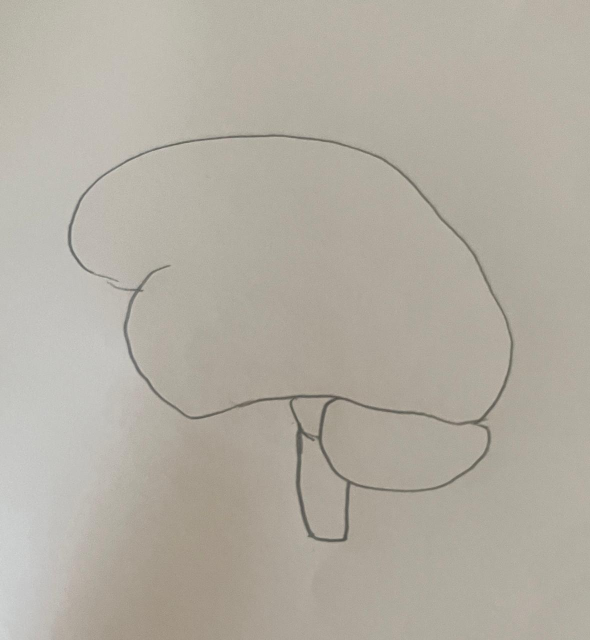
#> input picture backend/deform/assets/sketches/test_brain.jpg, 1180 x 1280 px (shown at 1/2 size)
$ python -i preprocessing.py   (imports and definitions only)
#> lines starting #> are read from the running program, lines starting #| are printed output that depends on the picture; after the words box and inside, x2 and y2 are one past the last pixel; in counts of white or black regions, pixels touching at a corner belong together
from __future__ import annotations

from pathlib import Path
from typing import Tuple

import cv2
import numpy as np
from PIL import Image, ImageOps

from .constants import IMAGENET_MEAN, IMAGENET_STD


# [10 lines left out: function pil_open_rgb, not called in this run]


def square_pad_pil(img: Image.Image, fill: Tuple[int, int, int] = (255, 255, 255)) -> Image.Image:
    """Pad image to square without stretching anatomy."""
    w, h = img.size
    side = max(w, h)
    out = Image.new("RGB", (side, side), fill)
    out.paste(img, ((side - w) // 2, (side - h) // 2))
    return out


def _read_cv2_with_alpha_on_white(path: str | Path) -> np.ndarray:
    arr = cv2.imread(str(path), cv2.IMREAD_UNCHANGED)
#> arr is the input picture: shape (1280, 1180, 3); mean B, G, R 162.4, 173.1, 178.3
    if arr is None:
        raise FileNotFoundError(f"Could not read image: {path}")
    if arr.ndim == 2:
        return cv2.cvtColor(arr, cv2.COLOR_GRAY2BGR)
    if arr.shape[2] == 4:
        bgr = arr[:, :, :3].astype(np.float32)
        alpha = arr[:, :, 3:4].astype(np.float32) / 255.0
        white = np.full_like(bgr, 255, dtype=np.float32)
        bgr = bgr * alpha + white * (1.0 - alpha)
        return bgr.astype(np.uint8)
    return arr[:, :, :3]


def adobe_scan_like_preprocess(
    path: str | Path,
    *,
    crop_to_content: bool = True,
    pad_ratio: float = 0.12,
    min_component_area: int = 20,
    block_size: int = 35,
    c_value: int = 11,
) -> Image.Image:
    """
    Convert a hand-drawn/photo sketch to black strokes on a white background.

    This is designed for inference on webcam/phone images. It avoids flipping or
    rotating the organ. It only improves paper background and stroke contrast.
    """
    bgr = _read_cv2_with_alpha_on_white(path)
    gray = cv2.cvtColor(bgr, cv2.COLOR_BGR2GRAY)

    # Smooth tiny noise, then normalize uneven lighting using a large background blur.
    gray = cv2.medianBlur(gray, 3)
    background = cv2.GaussianBlur(gray, (0, 0), sigmaX=25, sigmaY=25)
    normalized = cv2.divide(gray, background, scale=255)
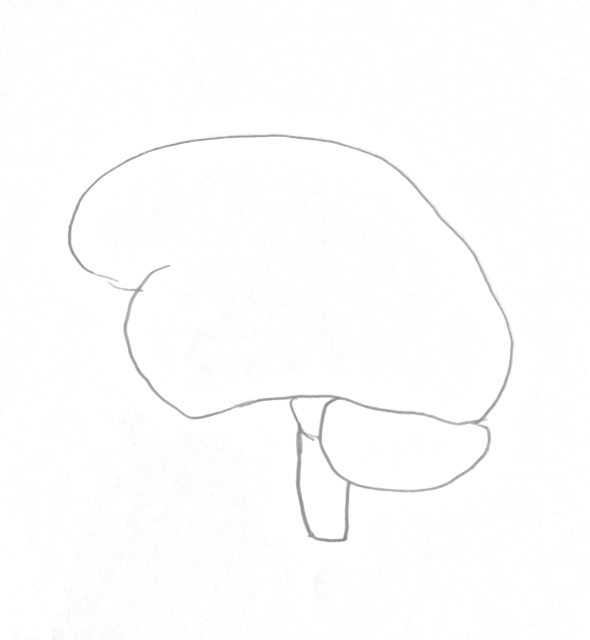
#> normalized: shape (1280, 1180) (shown at 1/2 size); min 132, max 255, mean 253.2
    normalized = np.clip(normalized, 0, 255).astype(np.uint8)

    # Local threshold keeps pencil strokes visible under non-uniform lighting.
    if block_size % 2 == 0:
        block_size += 1
    block_size = max(3, block_size)
    binary = cv2.adaptiveThreshold(
        normalized,
        255,
        cv2.ADAPTIVE_THRESH_GAUSSIAN_C,
        cv2.THRESH_BINARY,
        block_size,
        c_value,
    )
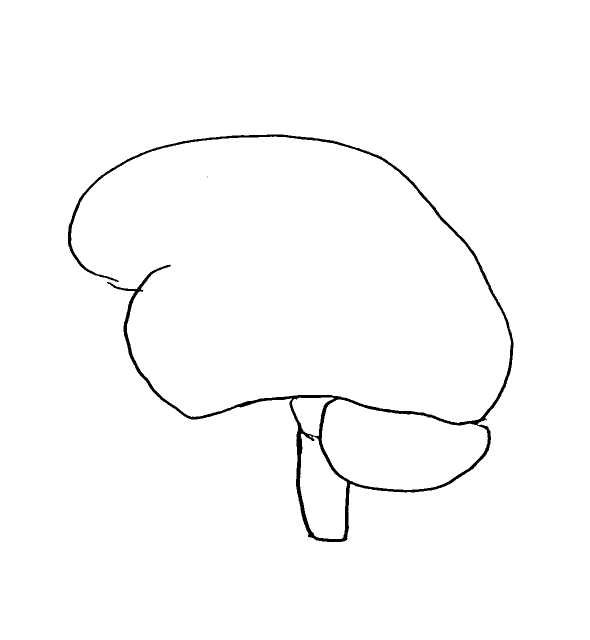
#> binary: shape (1280, 1180) (shown at 1/2 size); 98.7% white; 2 black regions (1 under 20 px), largest, box (x1, y1, x2, y2) and area: (136, 269, 1027, 1084) 20270

    # Remove very small black specks while retaining thin lines.
    black = (binary == 0).astype(np.uint8)
    num_labels, labels, stats, _ = cv2.connectedComponentsWithStats(black, 8)
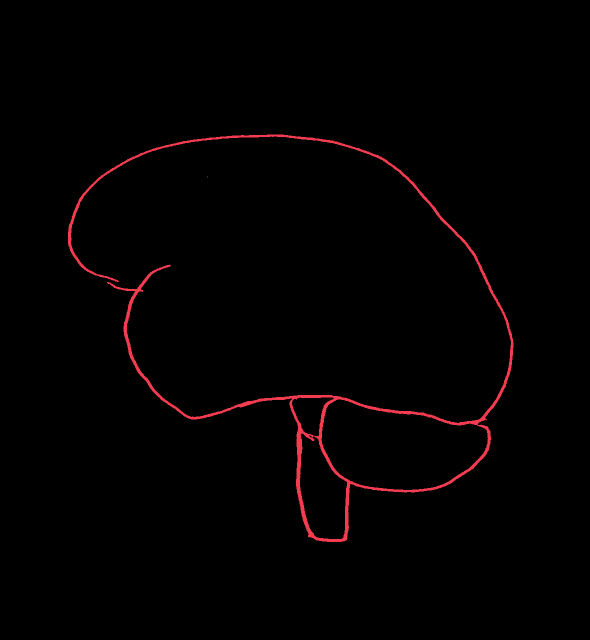
#> labels: shape (1280, 1180) int32 (shown at 1/2 size); 3 distinct labels, from 0 to 2; one colour per label, 0 black
#> num_labels = 3; stats = [[0, 0, 1180, 1280, 1490128], [136, 269, 891, 815, 20270], [414, 353, 1, 2, 2]]
    cleaned_black = np.zeros_like(black)
    for label in range(1, num_labels):
        area = stats[label, cv2.CC_STAT_AREA]
        if area >= min_component_area:
            cleaned_black[labels == label] = 1
#> this loop made 2 passes
#> area on pass 1: 20270
    cleaned = np.where(cleaned_black > 0, 0, 255).astype(np.uint8)

    # Slightly strengthen pencil strokes; use a tiny kernel to avoid changing organ shape.
    stroke_mask = (cleaned == 0).astype(np.uint8) * 255
    stroke_mask = cv2.dilate(stroke_mask, np.ones((2, 2), np.uint8), iterations=1)
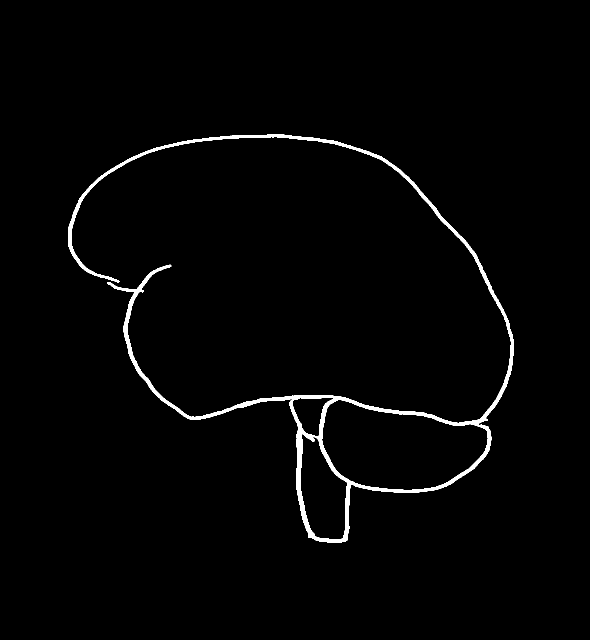
#> stroke_mask: shape (1280, 1180) (shown at 1/2 size); 1.6% white; 1 white region, box (x1, y1, x2, y2) and area: (136, 269, 1028, 1085) 24801
    cleaned = np.where(stroke_mask > 0, 0, 255).astype(np.uint8)
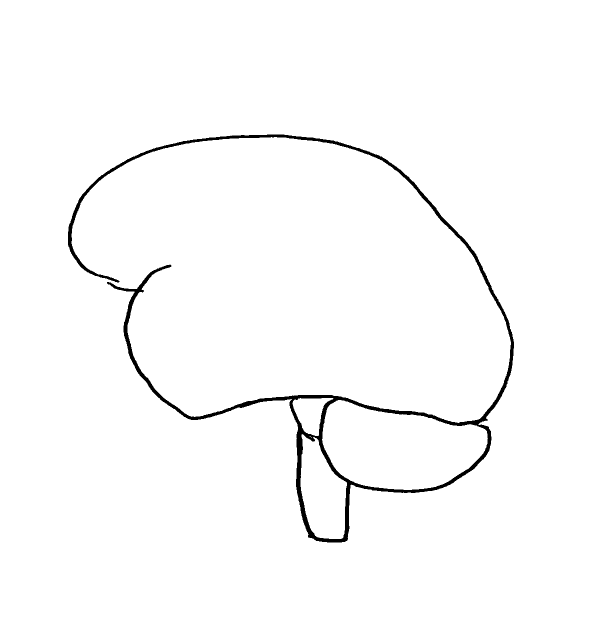
#> cleaned: shape (1280, 1180) (shown at 1/2 size); 98.4% white; 1 black region, box (x1, y1, x2, y2) and area: (136, 269, 1028, 1085) 24801

    if crop_to_content:
        ys, xs = np.where(cleaned < 250)
        if len(xs) > 0 and len(ys) > 0:
            x1, x2 = xs.min(), xs.max()
#> x1 = 136; x2 = 1027
            y1, y2 = ys.min(), ys.max()
#> y1 = 269; y2 = 1084
            h, w = cleaned.shape
#> h = 1280; w = 1180
            pad = int(max(x2 - x1 + 1, y2 - y1 + 1) * pad_ratio)
#> pad = 107
            x1 = max(0, x1 - pad)
#> x1 = 29
            y1 = max(0, y1 - pad)
#> y1 = 162
            x2 = min(w - 1, x2 + pad)
#> x2 = 1134
            y2 = min(h - 1, y2 + pad)
#> y2 = 1191
            cleaned = cleaned[y1 : y2 + 1, x1 : x2 + 1]
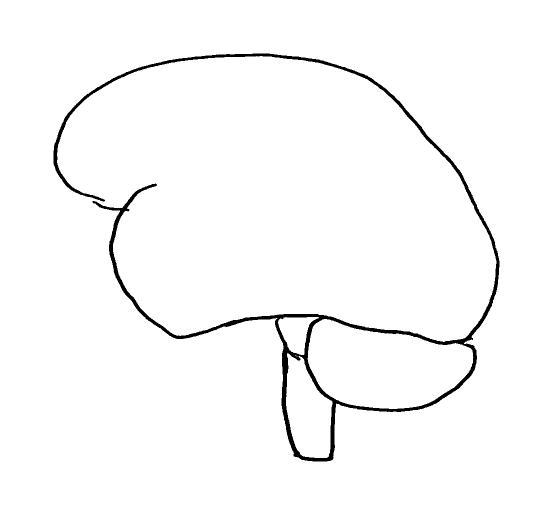
#> cleaned: shape (1030, 1106) (shown at 1/2 size); 97.8% white; 1 black region, box (x1, y1, x2, y2) and area: (107, 107, 999, 923) 24801

    rgb = cv2.cvtColor(cleaned, cv2.COLOR_GRAY2RGB)
    return square_pad_pil(Image.fromarray(rgb), fill=(255, 255, 255))
#> in square_pad_pil, `out = Image.new("RGB", (side, side), fill)`: out: PIL image 1106x1106 RGB; every value is 255
#> in square_pad_pil, `out.paste(img, ((side - w) // 2, (side - h) // 2))`:
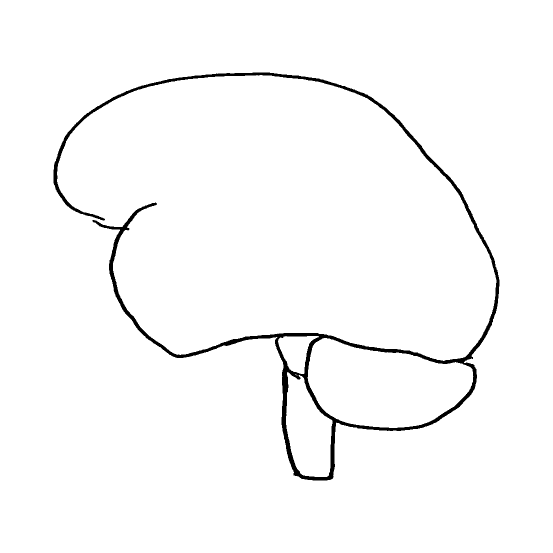
#> out: PIL image 1106x1106 RGB (shown at 1/2 size); 98% white; 1 black region, box (x1, y1, x2, y2) and area: (107, 145, 999, 961) 24801


# [31 lines left out: function make_transforms, not called in this run]

>>> result = adobe_scan_like_preprocess('../../../backend/deform/assets/sketches/test_brain.jpg')

$ run again, on backend/deform/assets/sketches/h1.jpg
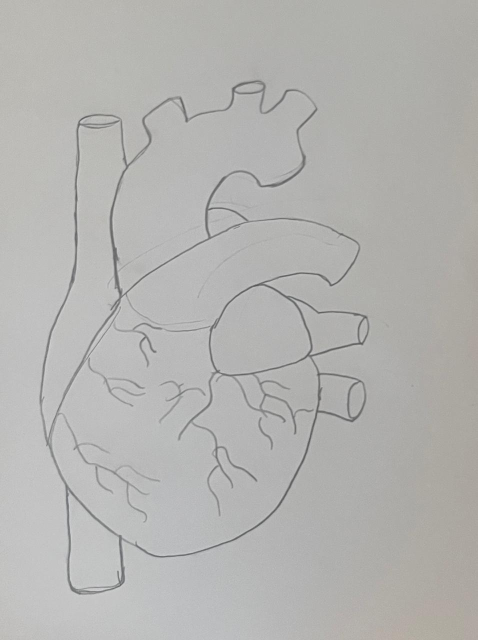
#> input picture backend/deform/assets/sketches/h1.jpg, 955 x 1280 px (shown at 1/2 size)
#> in _read_cv2_with_alpha_on_white, arr is the input picture: shape (1280, 955, 3); mean B, G, R 177, 179.3, 179.7
#> binary: shape (1280, 955); 96.9% white; 39 black regions (22 under 20 px), largest, box (x1, y1, x2, y2) and area: (79, 161, 739, 1189) 31741, (385, 845, 515, 1033) 1547, (229, 645, 326, 735) 927
#> in adobe_scan_like_preprocess, `num_labels, labels, stats, _ = cv2.connectedComponentsWithStats(black,..`:
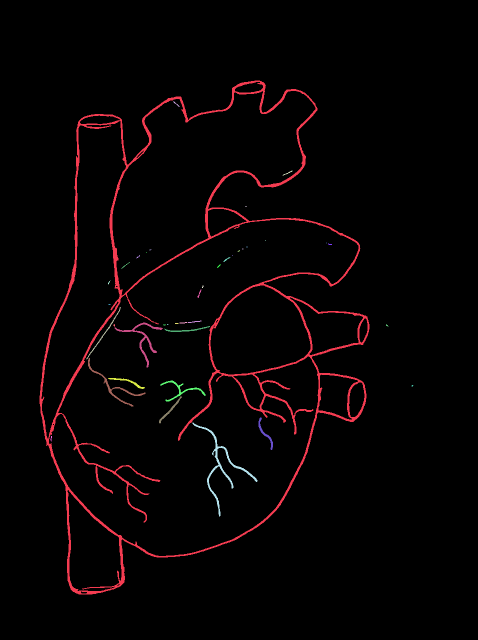
#> labels: shape (1280, 955) int32 (shown at 1/2 size); 40 distinct labels, from 0 to 39; one colour per label, 0 black
#> num_labels = 40; stats = 40 rows, first 6: [0, 0, 955, 1280, 1185115], [79, 161, 660, 1028, 31741], [346, 203, 13, 11, 28], [565, 341, 20, 10, 40], [491, 412, 2, 2, 4], [531, 480, 1, 2, 2]
#> the loop in adobe_scan_like_preprocess, `for label in range(1, num_labels):` made 39 passes
#> area on passes 1, 2, 3, 15, 16, 20, 22, 23: 31741, 28, 40, 35, 32, 38, 260, 54
#> in adobe_scan_like_preprocess, `x1, x2 = xs.min(), xs.max()`: x1 = 79; x2 = 739
#> in adobe_scan_like_preprocess, `y1, y2 = ys.min(), ys.max()`: y1 = 161; y2 = 1189
#> pad = 123
#> in adobe_scan_like_preprocess, `x1 = max(0, x1 - pad)`: x1 = 0
#> in adobe_scan_like_preprocess, `y1 = max(0, y1 - pad)`: y1 = 38
#> in adobe_scan_like_preprocess, `x2 = min(w - 1, x2 + pad)`: x2 = 862
#> in adobe_scan_like_preprocess, `y2 = min(h - 1, y2 + pad)`: y2 = 1279
#> rgb: shape (1242, 863, 3); 95.4% white; 11 black regions, largest, box (x1, y1, x2, y2) and area: (79, 123, 740, 1152) 45304, (229, 607, 327, 698) 1235, (318, 723, 412, 810) 1091
#> in square_pad_pil, `out.paste(img, ((side - w) // 2, (side - h) // 2))`:
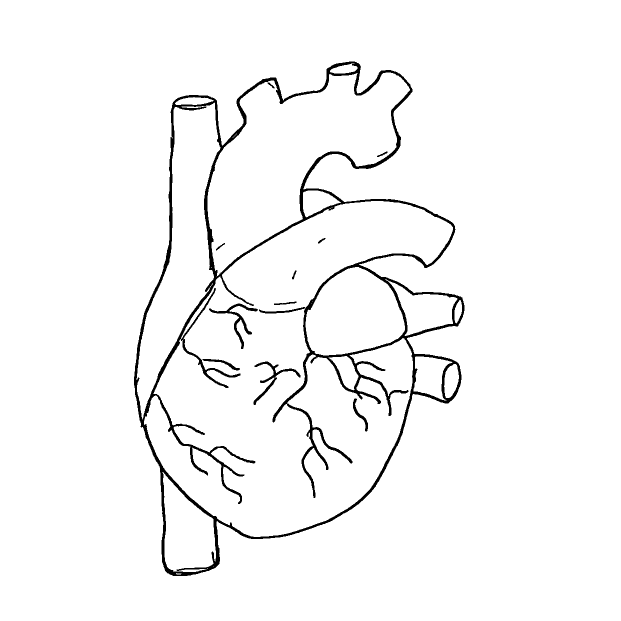
#> out: PIL image 1242x1242 RGB (shown at 1/2 size); 96.8% white; 11 black regions, largest, box (x1, y1, x2, y2) and area: (268, 123, 929, 1152) 45304, (418, 607, 516, 698) 1235, (507, 723, 601, 810) 1091
